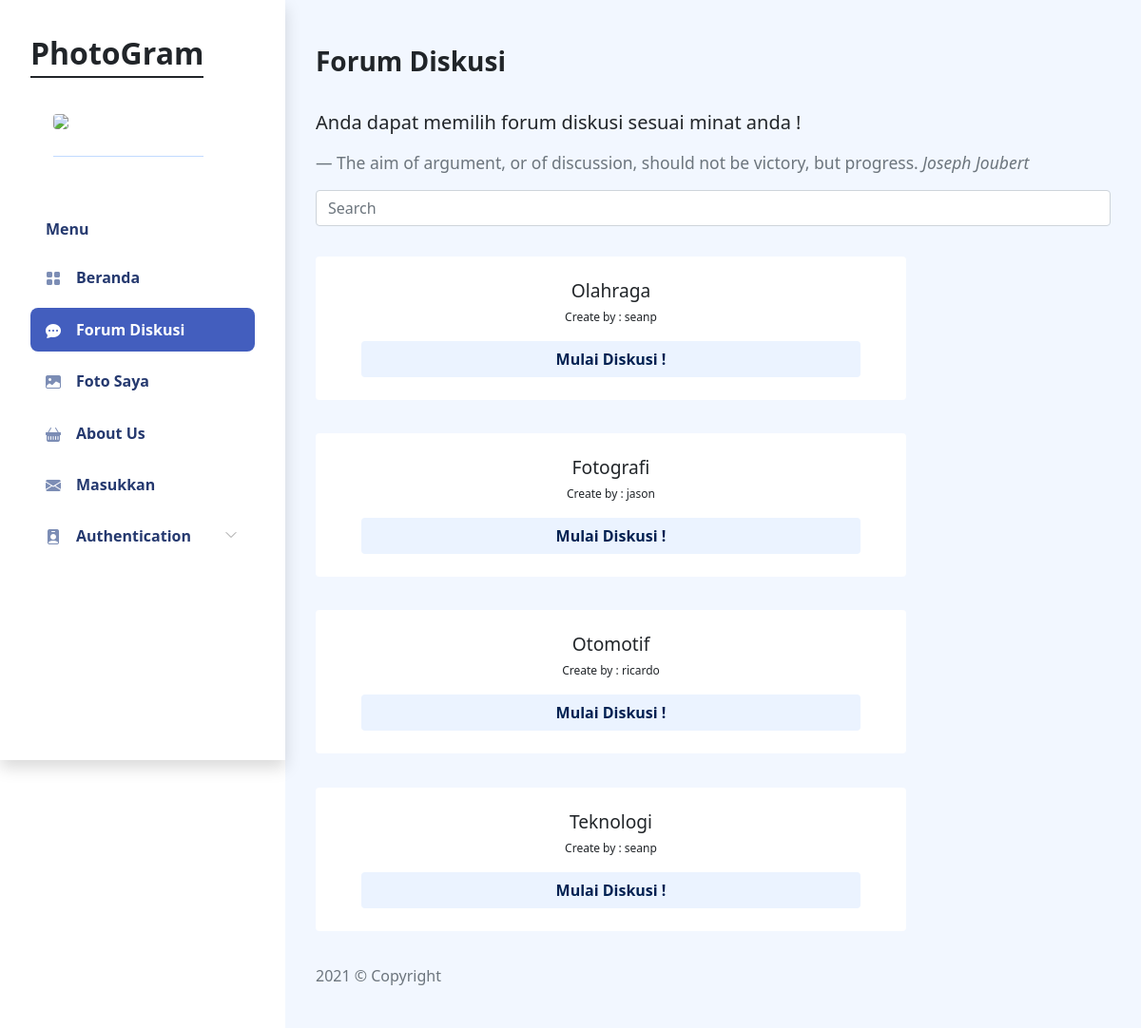
Page /discussion.php on the committed database.
### tables this page shows
CREATE TABLE `diskusi` (
  `id` int(11) NOT NULL,
  `author` char(30) DEFAULT NULL,
  `title` char(30) DEFAULT NULL,
  `date` char(30) DEFAULT NULL,
  `approve` int(11) DEFAULT NULL,
  `chatToAdmin` varchar(255) DEFAULT NULL
);

### functions.php (called while the page is built, shortened)
<?php
$db = mysqli_connect("localhost", "root", "", "tubesweb");
function query($query){
	global $db;
	$result = mysqli_query($db, $query);
	$rows = [];
	while ($row = mysqli_fetch_assoc($result)) {
		$rows[] = $row;
	}
	return $rows;
}
?>

### discussion.php (the view, shortened to what this page needs)
<?php
require 'functions.php';
$result2 = query("SELECT * FROM diskusi WHERE approve = 1");
?>
<!DOCTYPE html>
<html lang="en">
<head>
    <link rel="stylesheet" href="assets/css/bootstrap.css">
    <link rel="stylesheet" href="assets/vendors/iconly/bold.css">
    <link rel="stylesheet" href="assets/vendors/quill/quill.bubble.css">
    <link rel="stylesheet" href="assets/vendors/quill/quill.snow.css">
    <link rel="stylesheet" href="assets/vendors/perfect-scrollbar/perfect-scrollbar.css">
    <link rel="stylesheet" href="assets/vendors/bootstrap-icons/bootstrap-icons.css">
    <link rel="stylesheet" href="assets/css/app.css">
</head>
<body>
    <div id="app">
        <div id="sidebar" class="active">
            <div class="sidebar-wrapper active shadow" >
                <div class="sidebar-header">
                    <div class="d-flex justify-content-between">
                        <div class="logo">
                            <div style="border-bottom: solid 2px;margin-bottom: 10%;">
                                PhotoGram
                            </div>
                            <a href="index.html">
                                <div style="text-align: left;">
                                    <div class="name ms-4">
                                        <img src="assets/images/faces/<?php echo $_SESSION['dir_prof_pic']; ?>" class="rounded" style="height: 100px;">
                                        <hr>
                                    </div>
                                </div>
                            </a>
                        </div>
                    </div>
                </div>
                <div class="sidebar-menu">
                    <ul class="menu">
                        <li class="sidebar-title">Menu</li>
                        <li class="sidebar-item">
                            <a href="index.php" class='sidebar-link'>
                                <i class="bi bi-grid-fill"></i>
                                <span>Beranda</span>
                            </a>
                        </li>
                        <li class="sidebar-item active ">
                            <a href="discussion.php" class='sidebar-link'>
                                <i class="bi bi-chat-dots-fill"></i>
                                <span>Forum Diskusi</span>
                            </a>
                        </li>
                        <li class="sidebar-item  ">
                            <a href="application-gallery.html" class='sidebar-link'>
                                <i class="bi bi-image-fill"></i>
                                <span>Foto Saya</span>
                            </a>
                        </li>
                        <li class="sidebar-item  ">
                            <a href="" class='sidebar-link'>
                                <i class="bi bi-basket-fill"></i>
                                <span>About Us</span>
                            </a>
                        </li>
                        <li class="sidebar-item  ">
                            <a href="application-email.html" class='sidebar-link'>
                                <i class="bi bi-envelope-fill"></i>
                                <span>Masukkan</span>
                            </a>
                        </li>
                        <li class="sidebar-item  has-sub">
                            <a href="#" class='sidebar-link'>
                                <i class="bi bi-person-badge-fill"></i>
                                <span>Authentication</span>
                            </a>
                        </li>
                    </ul>
                </div>
            </div>
        </div>
        <div id="main" style="background-color: #f2f7ff;">
            <div class="page-heading">
                <h3>Forum Diskusi</h3>
                <br>
                <blockquote class="blockquote text-right">
                    <p class="mb-0">Anda dapat memilih forum diskusi sesuai minat anda !</p><br>
                    <div class="blockquote-footer">The aim of argument, or of discussion, should not be victory, but progress. <cite title="Source Title">Joseph Joubert</cite></div>
                </blockquote>
                <div class="input-group">
                    <input type="search" class="form-control rounded" placeholder="Search" aria-label="Search"aria-describedby="search-addon" onkeydown="findDiscussion(this.value)">
                </div>
            </div>
            <?php foreach ($result2 as $row): ?>
                <div class="page-content">
                    <section class="row navbar-fixed-top">
                        <div class="col-12 col-lg-9">
                            <section class="section">
                                <div class="row">
                                    <div class="col-12">
                                        <div class="card">
                                            <div class="card-body">
                                                <h4 class="card-title text-center"><?php echo $row['title'] ?></h4>
                                                <div class="text-center" style="font-size: 12px;">Create by : <?php echo $row['author']; ?></div>
                                                <a href="forum.php?id= <?= $row['id']; ?>" >
                                                    <div class="px-4">
                                                        <button class='btn btn-block btn-m btn-light-primary font-bold mt-3 hover'>Mulai Diskusi !
                                                        </button>
                                                    </div>
                                                </a>
                                            </div>
                                        </div>
                                    </div>
                                </div>
                            </section>
                        </div>
                    </section>
                </div>
            <?php endforeach ?>
            <footer>
                <div class="footer clearfix mb-0 text-muted">
                    <div class="float-start">
                        <p>2021 &copy; Copyright</p>
                    </div>
                </div>
            </footer>
        </div>
    </div>
</body>
</html>

### assets/css/app.css (style rules this page uses)
.btn.btn-light-primary { background-color:#ebf3ff;color:#002152 }
.btn-block { width:100% }
.card { margin-bottom:2.2rem;border:none }
.card .card-title { font-size:1.2rem }
.card .card-body { padding:1.5rem }
#sidebar.active .sidebar-wrapper { left:0 }
.sidebar-wrapper { width:300px;height:100vh;position:fixed;top:0;z-index:10;overflow-y:auto;background-color:#fff;bottom:0;transition:left .5s ease-out }
.sidebar-wrapper .sidebar-header { padding:2rem 2rem 1rem;font-size:2rem;font-weight:700 }
.sidebar-wrapper .sidebar-header img { height:1.2rem }
.sidebar-wrapper .menu { margin-top:2rem;padding:0 2rem;font-weight:600 }
.sidebar-wrapper .menu .sidebar-title { padding:0 1rem;margin:1.5rem 0 1rem;font-size:1rem;list-style:none;font-weight:600;color:#25396f }
.sidebar-wrapper .menu .sidebar-link { display:block;padding:.7rem 1rem;font-size:1rem;display:flex;align-items:center;border-radius:.5rem;transition:all .5s;text-decoration:none;color:#25396f }
.sidebar-wrapper .menu .sidebar-link i,.sidebar-wrapper .menu .sidebar-link svg { color:#7c8db5 }
.sidebar-wrapper .menu .sidebar-link span { margin-left:1rem }
.sidebar-wrapper .menu .sidebar-item { list-style:none;margin-top:.5rem;position:relative }
.sidebar-wrapper .menu .sidebar-item.has-sub .sidebar-link:after { position:absolute;color:#ccc;right:15px;top:12px;display:block }
.sidebar-wrapper .menu .sidebar-item.active .sidebar-link { background-color:#435ebe }
.sidebar-wrapper .menu .sidebar-item.active .sidebar-link span { color:#fff }
.sidebar-wrapper .menu .sidebar-item.active .sidebar-link i,.sidebar-wrapper .menu .sidebar-item.active .sidebar-link svg { fill:#fff;color:#fff }
.bi { width:1rem;height:1rem }
#main { margin-left:300px;padding:2rem }
.page-heading { margin:0 0 2rem }
.page-heading h3 { font-weight:700 }
a { text-decoration:none }
.font-bold { font-weight:700 }

### rows in the picture
diskusi: title "Olahraga", author "seanp"
diskusi: title "Fotografi", author "jason"
diskusi: title "Otomotif", author "ricardo"
diskusi: title "Teknologi", author "seanp"
